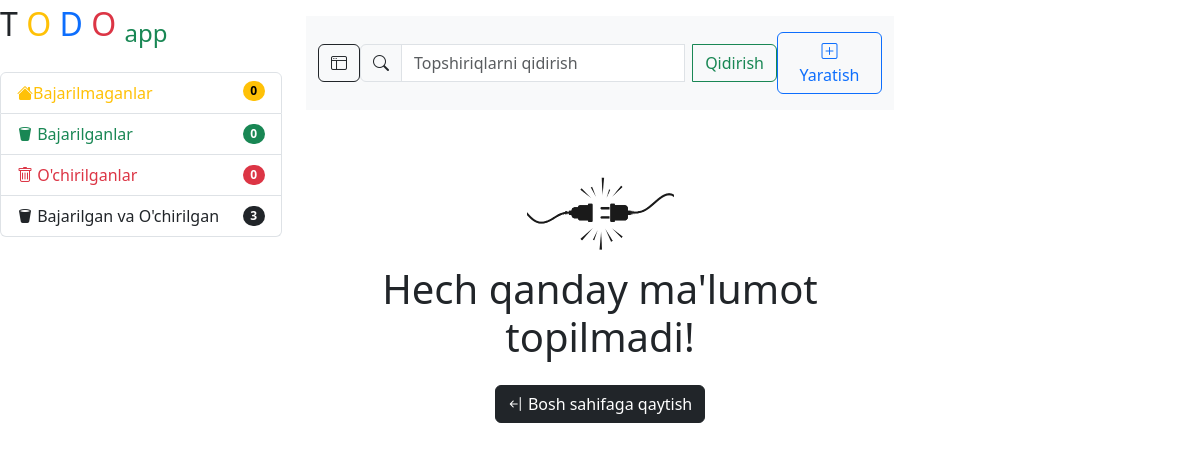
Before: / (signed in) with the older database file.
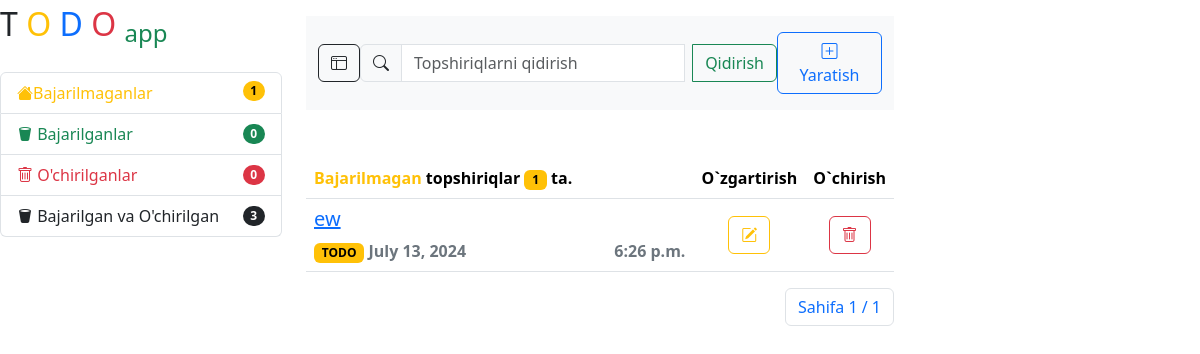
After: the same page with the newer database file.
### task/models.py (models this page shows, shortened)
class Task(models.Model):
    class Meta:
        ordering = ['-updated_at']
        verbose_name = 'Topshiriq'
        verbose_name_plural = 'Topshiriqlar'
    title = models.CharField(max_length=255, verbose_name='Sarlavha:')
    description = models.TextField(verbose_name='Tavsif:')
    is_done = models.BooleanField(default=False, verbose_name="Bajarildi")
    is_delete = models.BooleanField(default=False, verbose_name="O'chirilidi")
    created_at = models.DateTimeField(auto_now_add=True)
    updated_at = models.DateTimeField(auto_now=True)
    objects = Manager()  # Task.object.all()
    todo = TaskTodotManager()  # Task.todo.all()
    done = TaskDoneManager()  # Task.done.all()
    delete = TaskDeleteManager()  # Task.delete.all()
    done_delete = TaskDoneDeletedManager()  # Task.done_delete.
    @property
    def status_code(self):
        code = "DONE & DELETE" if self.is_done and self.is_delete else "DONE" if self.is_done else "DELETE" if self.is_delete else "TODO"
        return code
    @property
    def css_class(self):
        cls = "dark" if self.is_done and self.is_delete else "success" if self.is_done else "danger" if self.is_delete else "warning"
        return cls

### task/views.py (the view)
# urls.py: path('', home_view, name='home-view'),
@login_required
def home_view(request):
    return task_view(request, 'Bajarilmagan', 'TODO', 'warning')

### task/forms.py
class TaskForm(forms.ModelForm):
    class Meta:
        model = Task
        fields = ['title', 'description', 'is_done', 'is_delete']
        widgets = {
            'title': forms.TextInput(attrs={'class': 'form-control', 'placeholder': 'Sarlavha...'}),
            'description': forms.Textarea(attrs={'class': 'form-control', 'rows': 7, 'placeholder': 'Tavsif...'}),
            'is_done': forms.CheckboxInput(attrs={'class': 'form-check-input'}),
            'is_delete': forms.CheckboxInput(attrs={'class': 'form-check-input'})
        }

### task/managers.py (called while the page is built)
    def get_queryset(self):
        return super().get_queryset().filter(is_done=False, is_delete=False)

    def get_queryset(self):
        return super().get_queryset().filter(is_done=True, is_delete=False)

    def get_queryset(self):
        return super().get_queryset().filter(is_done=False, is_delete=True)

    def get_queryset(self):
        return super().get_queryset().filter(is_done=True, is_delete=True)

### templates/task/home.html (shortened to what this page needs)
{% extends '_base.html' %}
{% load static %}
{% block contend %}
{% include 'task/navbar.html' %}
{% if tasks %}
<table class="table table-hover mt-5">
    <thead>
    <tr>
        <th class="w-75" scope="col"><span class="text-{{ class }}">{{ sms }} </span> topshiriqlar <b
                class="badge text-bg-{{ class }}">
            {{ tasks|length }}
        </b> ta.
        </th>
        <th scope="col">O`zgartirish</th>
        <th scope="col">O`chirish</th>
    </tr>
    </thead>
    <tbody>
    {% for task in tasks %}
    <tr>
        <th scope="row" data-bs-toggle="modal" data-bs-target="#exampleDetailModal" data-task-id="{{ task.id }}"
            data-task-title="{{ task.title }}"
            data-task-description="{{ task.description }}"
            data-task-done="{{ task.is_done }}"
            data-task-deleted="{{ task.is_delete }}"
            data-task-created="{{ task.created_at }}"
            data-task-updated="{{ task.updated_at }}">
            <a href="#"><h5>{{ task.title }}</h5></a>
            <span class="badge text-bg-{{task.css_class}}">{{ task.status_code }}</span>
            <span class="text-secondary">{{ task.updated_at | date }}</span>
            <span class="text-secondary float-end">{{ task.updated_at | time }}</span>
        </th>
        <td class="text-center align-middle">
            <button type="submit" class="btn btn-outline-warning" data-bs-toggle="modal"
                    data-bs-target="#exampleEditModal"
                    data-task-id="{{ task.id }}"
                    data-task-title="{{ task.title }}"
                    data-task-description="{{ task.description }}"
                    data-task-done="{{ task.is_done }}"
                    data-task-deleted="{{ task.is_delete }}">
                <i class="bi bi-pencil-square"></i>
            </button>
        </td>
        <td class="text-center align-middle">
            {% if task.status_code != 'DELETE' and task.status_code != 'DONE & DELETE' %}
            <button type="submit" class="btn btn-outline-danger" data-bs-toggle="modal"
                    data-bs-target="#exampleDeleteModal"
                    data-task-id="{{ task.id }}">
                <i class="bi bi-trash"></i>
            </button>
            {% endif %}
        </td>
    </tr>
    {% endfor %}
    </tbody>
</table>
{% include 'task/pagenation.html' %}
{% else %}
<div class="d-flex justify-content-center mt-5">
    <img src="{% static 'task/image/404.png' %}" class="w-25 text-center" alt="rasm">
</div>
<h1 class="text-center">Hech qanday ma'lumot topilmadi!</h1>
<div class="d-flex justify-content-center mt-4">
    <a href="{% url 'home-view' %}" class="btn btn-dark">
        <i class="bi bi-arrow-bar-left"></i>
        Bosh sahifaga qaytish
    </a>
</div>
{% endif %}
{% endblock %}

Changed rows visible on the page:
added Task: title "ew", status_code "TODO", updated_at "July 13, 2024", updated_at "6:26 p.m."
Other visible differences:
{{ todo_count }}: "0" → "1"
{{ sms }}: (not shown) → "Bajarilmagan"
{{ tasks|length }}: (not shown) → "1"
{{ tasks.paginator.num_pages }}: (not shown) → "1"
{{ tasks.number }}: (not shown) → "1"
text no longer shown: "Hech qanday ma'lumot topilmadi! Bosh sahifaga qaytish"
text now shown: "topshiriqlar ta. O`zgartirish O`chirish Sahifa /"
